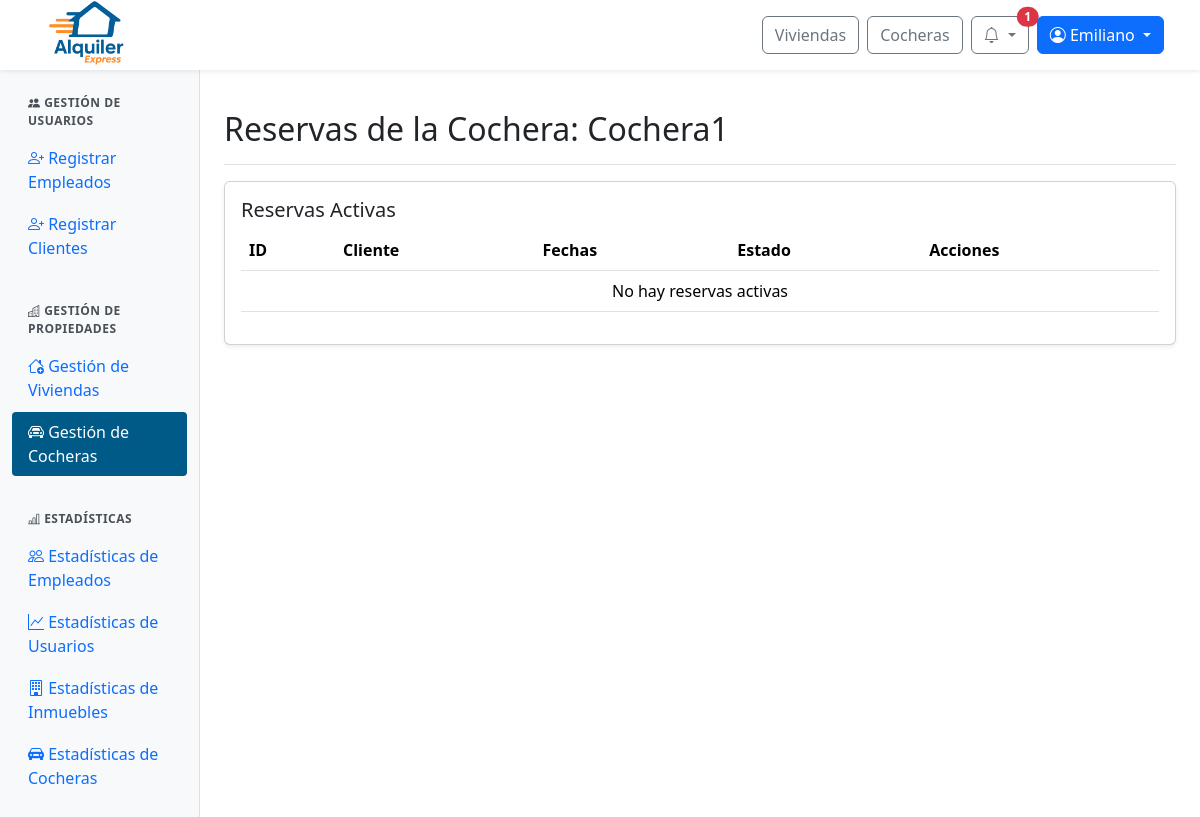
Page /panel/cocheras/reservas/1/ (signed in) on the earlier database version.
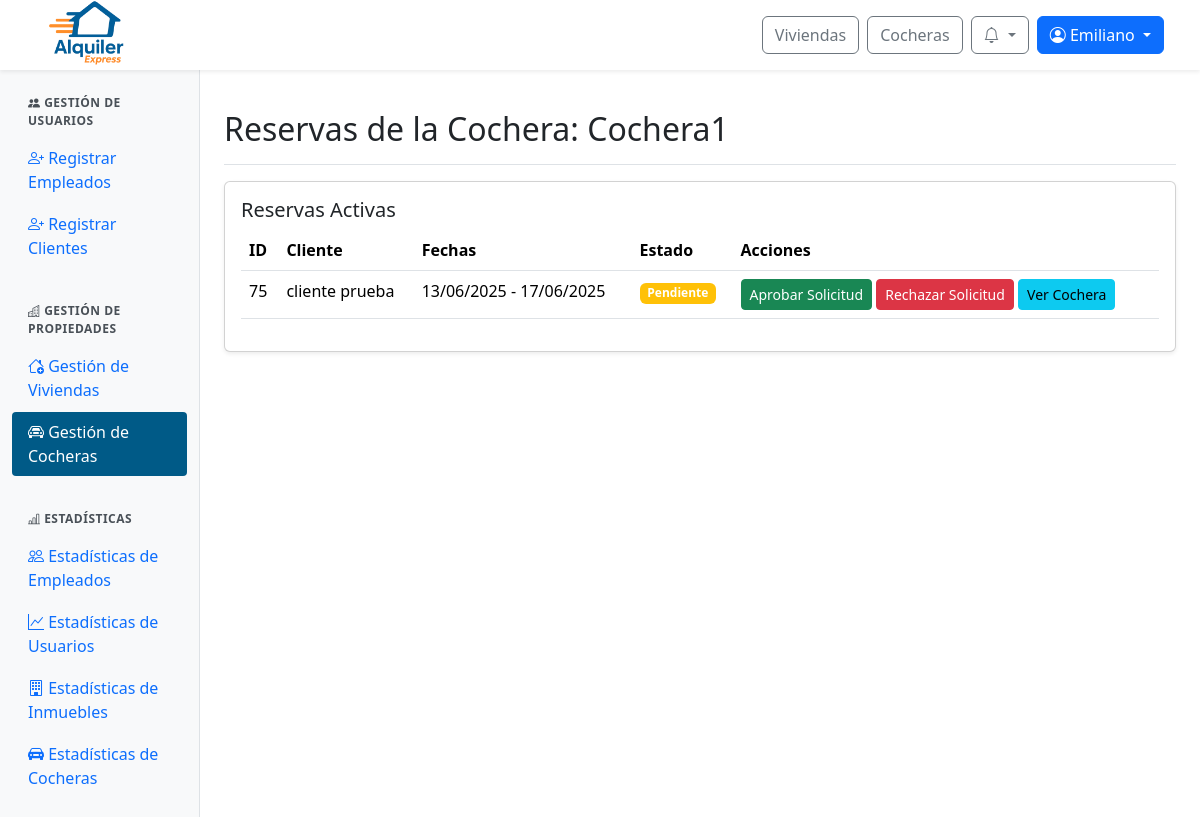
Same page on the later database version.
### web/models.py (models this page shows, shortened)
class Reserva(models.Model):
    id_reserva = models.AutoField(primary_key=True)
    fecha_inicio = models.DateField()
    fecha_fin = models.DateField()
    precio_total = models.DecimalField(max_digits=10, decimal_places=2)
    estado = models.ForeignKey(Estado, on_delete=models.SET_NULL, null=True)  # Aquí está el estado FK
    inmueble = models.ForeignKey(Inmueble, null=True, blank=True, on_delete=models.SET_NULL)
    cochera = models.ForeignKey(Cochera, null=True, blank=True, on_delete=models.SET_NULL)
    descripcion = models.TextField()
    creada_en = models.DateTimeField(default=timezone.now)
    aprobada_en = models.DateTimeField(null=True, blank=True)
    cantidad_adultos = models.PositiveIntegerField(default=1, verbose_name="Cantidad de adultos")
    cantidad_ninos = models.PositiveIntegerField(default=0, verbose_name="Cantidad de niños")
    def cliente(self):
        rel = ClienteInmueble.objects.filter(reserva=self).first()
        return rel.cliente if rel else None

class ClienteInmueble(models.Model):
    id_cliente_inmueble = models.AutoField(primary_key=True)
    cliente = models.ForeignKey(Perfil, on_delete=models.CASCADE)  # FK a Perfil, no Usuario
    inmueble = models.ForeignKey(Inmueble, null=True, blank=True, on_delete=models.SET_NULL)
    cochera = models.ForeignKey(Cochera, null=True, blank=True, on_delete=models.SET_NULL)
    reserva = models.ForeignKey(Reserva, on_delete=models.CASCADE)

class Perfil(models.Model):
    id_perfil = models.AutoField(primary_key=True)
    usuario = models.OneToOneField(User, on_delete=models.CASCADE)
    dni = models.CharField(max_length=20)
    fecha_nacimiento = models.DateField(null=True, blank=True)

class Estado(models.Model):
    id_estado = models.AutoField(primary_key=True)
    nombre = models.CharField(max_length=100)

### web/viewsAdminInmuebles.py (the view)
# urls.py: path('panel/cocheras/reservas/<int:id_cochera>/', viewsAdminInmuebles.admin_cocheras_reservas, name='admin_cocheras_reservas'),
@login_required
@user_passes_test(is_admin_or_empleado)
def admin_cocheras_reservas(request, id_cochera):
    cochera = get_object_or_404(Cochera, id_cochera=id_cochera)
    reservas = Reserva.objects.filter(
        cochera=cochera,
        estado__nombre__in=["Pendiente", "Aprobada", "Pagada", "Confirmada"]
    ).order_by('-fecha_inicio')
    return render(request, 'admin/admin_cocheras_reservas.html', {'cochera': cochera, 'reservas': reservas})

### web/context_processors.py (called while the page is built)
def notifications(request):
    if request.user.is_authenticated:
        try:
            return {
                'notificaciones': request.user.perfil.notificacion_set.order_by('-fecha_creacion')[:10],
                'notificaciones_no_leidas': request.user.perfil.notificacion_set.filter(leido=False).count()
            }
        except Exception:
            return {}
    return {}

def is_client_context(request):
    return {'is_client': is_client(request.user)}

### web/utils.py (called while the page is built)
def is_admin_or_empleado(user):
    return user.is_authenticated and (user.is_staff or user.groups.filter(name="empleado").exists())

### web/views.py (called while the page is built)
def is_client(user):
    return user.is_authenticated and user.groups.filter(name="cliente").exists()

### web/templates/admin/admin_cocheras_reservas.html (shortened to what this page needs)
{% extends 'admin/admin_base.html' %}
{% load static %}
{% block admin_content %}
<div class="d-flex justify-content-between flex-wrap flex-md-nowrap align-items-center pt-3 pb-2 mb-3 border-bottom">
  <h1 class="h2">Reservas de la Cochera: {{ cochera.nombre }}</h1>
</div>
<div class="card shadow-sm mb-4">
  <div class="card-body">
    <h5 class="card-title">Reservas Activas</h5>
    <div class="table-responsive">
      <table class="table table-hover">
        <thead>
          <tr>
            <th>ID</th>
            <th>Cliente</th>
            <th>Fechas</th>
            <th>Estado</th>
            <th>Acciones</th>
          </tr>
        </thead>
        <tbody>
          {% for reserva in reservas %}
          <tr>
            <td>{{ reserva.id_reserva }}</td>
            <td>
              {% if reserva.cliente %}
                {{ reserva.cliente.usuario.get_full_name|default:reserva.cliente.usuario.username }}
              {% else %}
                Cliente no disponible
              {% endif %}
            </td>
            <td>{{ reserva.fecha_inicio|date:"d/m/Y" }} - {{ reserva.fecha_fin|date:"d/m/Y" }}</td>
            <td>
              <span class="badge
                {% if reserva.estado.nombre == 'Confirmada' %}bg-success
                {% elif reserva.estado.nombre == 'Cancelada' %}bg-danger
                {% elif reserva.estado.nombre == 'Rechazada' %}bg-secondary
                {% elif reserva.estado.nombre == 'Pagada' %}bg-info
                {% elif reserva.estado.nombre == 'Aprobada' %}bg-primary
                {% elif reserva.estado.nombre == 'Pendiente' %}bg-warning
                {% elif reserva.estado.nombre == 'Finalizada' %}bg-dark
                {% else %}bg-warning{% endif %}">
                {{ reserva.estado.nombre }}
              </span>
            </td>
            <td>
              {% if reserva.estado.nombre == 'Pendiente' %}
                <button class="btn btn-sm btn-success" onclick="cambiarEstado('{{ reserva.id_reserva }}', 'Aprobada')">Aprobar Solicitud</button>
                <button class="btn btn-sm btn-danger" onclick="cambiarEstado('{{ reserva.id_reserva }}', 'Rechazada')">Rechazar Solicitud</button>
              {% elif reserva.estado.nombre == 'Aprobada' %}
                <button class="btn btn-sm btn-success">Esperando Pago...</button>
              {% elif reserva.estado.nombre == 'Pagada' %}
                <button class="btn btn-sm btn-success" onclick="cambiarEstado('{{ reserva.id_reserva }}', 'Confirmada')">Confirmar Alquiler</button>
                <button class="btn btn-sm btn-danger" onclick="cambiarEstado('{{ reserva.id_reserva }}', 'Cancelada')">Cancelar Alquiler</button>
              {% elif reserva.estado.nombre == 'Confirmada' %}
                <button class="btn btn-sm btn-success" onclick="cambiarEstado('{{ reserva.id_reserva }}', 'Finalizada')">Terminar Alquiler</button>
                <button class="btn btn-sm btn-danger" onclick="cambiarEstado('{{ reserva.id_reserva }}', 'Cancelada')">Cancelar Alquiler</button>
              {% endif %}
              <a href="{% url 'detalle_cochera' cochera.id_cochera %}" class="btn btn-sm btn-info">Ver Cochera</a>
            </td>
          </tr>
          {% empty %}
          <tr>
            <td colspan="5" class="text-center">No hay reservas activas</td>
          </tr>
          {% endfor %}
        </tbody>
      </table>
    </div>
  </div>
</div>
{% endblock %}

### web/templates/base/base.html (shortened to what this page needs)
{% load static %}
{% load user_groups %}
<!DOCTYPE html>
<html lang="es">
<head>
  <link rel="stylesheet" href="{% static 'css/normalize' %}">
  <link href="https://cdn.jsdelivr.net/npm/bootstrap@5.3.3/dist/css/bootstrap.min.css" rel="stylesheet">
  <link href="https://cdn.jsdelivr.net/npm/bootstrap-icons@1.10.5/font/bootstrap-icons.css" rel="stylesheet">
  <link rel="stylesheet" href="https://cdn.jsdelivr.net/npm/sweetalert2@11/dist/sweetalert2.min.css">
  <link rel="stylesheet" href="{% static 'css/global.css' %}">
  <link rel="stylesheet" href="{% static 'css/notification.css' %}">
  {% block extra_css %}{% endblock %}
</head>
<body>
  <nav class="navbar navbar-expand-lg navbar-light bg-white fixed-top shadow-sm px-4">
    <div class="navbar__container container-fluid d-flex align-items-center justify-content-between">
      <div class="d-flex align-items-center me-3">
        <a href="{% url 'index' %}">
          <img src="{% static 'img/logo-alquiler-express-3.png' %}" alt="Logo Alquiler Express" class="navbar__icon">
        </a>
      </div>
      <div class="navbar__buttons d-flex align-items-center ms-3">
        <a href="{% url 'buscar_inmuebles' %}" class="btn btn-outline-secondary me-2">Viviendas</a>
        <a href="{% url 'buscar_cocheras' %}" class="btn btn-outline-secondary me-2">Cocheras</a>
        {% if user.is_authenticated %}
          <div class="dropdown me-2">
            <button class="btn btn-outline-secondary position-relative dropdown-toggle"
                    type="button"
                    id="notificacionesDropdown"
                    data-bs-toggle="dropdown"
                    aria-expanded="false"
                    onclick="marcarTodasLeidas('{% url 'marcar_todas_leidas' %}', '{{ csrf_token }}')">
              <i class="bi bi-bell"></i>
              {% if notificaciones_no_leidas > 0 %}
                <span class="position-absolute top-0 start-100 translate-middle badge rounded-pill bg-danger">
                  {{ notificaciones_no_leidas }}
                </span>
              {% endif %}
            </button>
          </div>
          <div class="dropdown">
            <button class="btn btn-primary dropdown-toggle" type="button" id="userOptionsDropdown" data-bs-toggle="dropdown" aria-expanded="false">
              <i class="bi bi-person-circle"></i> {{ user.first_name|default:user.username }}
            </button>
          </div>
        {% else %}
          <a href="{% url 'login' %}" class="btn btn-outline-secondary me-2">Iniciar sesión</a>
          <a href="{% url 'register' %}" class="btn btn-primary">Registrarse</a>
        {% endif %}
      </div>
    </div>
  </nav>
  {% block content %}{% endblock content %}
</body>
</html>

Differences in the rows shown:
added Reserva: id_reserva "75", cliente.usuario.get_full_name "cliente prueba", fecha_inicio "13/06/2025", fecha_fin "17/06/2025", estado.nombre "Pendiente"
Other differences:
{{ notificaciones_no_leidas }}: "1" → (not shown)
text no longer shown: "No hay reservas activas"
